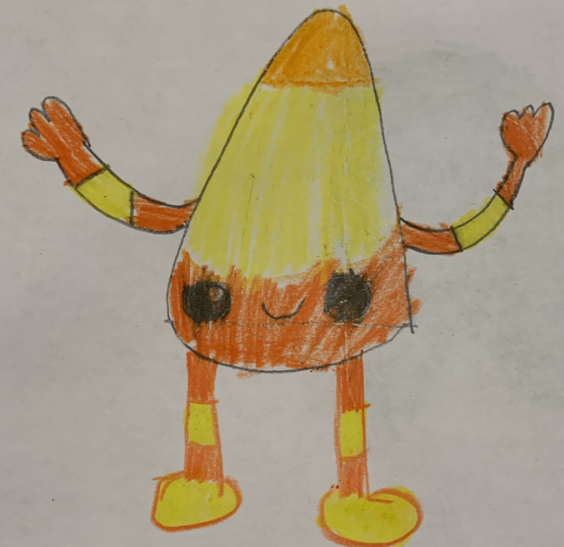
#> input picture samples/candy.png, 564 x 547 px
$ python -i segment.py   (imports and definitions only)
#> lines starting #> are read from the running program, lines starting #| are printed output that depends on the picture; after the words box and inside, x2 and y2 are one past the last pixel; in counts of white or black regions, pixels touching at a corner belong together
"""Find the drawn character in a photo and cut it out.

The flood-fill segmentation follows Meta's AnimatedDrawings (MIT): adaptive
threshold, close the strokes, flood the background in from the crop border, and
keep the largest enclosed region. AnimatedDrawings needs a trained detector to
find the character first; here a cheap two-step crop replaces it (find the
sheet of paper, then the cluster of ink on it), so no model is required.
"""
from __future__ import annotations

from pathlib import Path

import cv2
import numpy as np
from PIL import Image, ImageOps

MAX_SIDE = 1024


def load_image(src: str | Path | np.ndarray | Image.Image, max_side: int = MAX_SIDE) -> np.ndarray:
    """Load as RGB uint8, honouring EXIF orientation (phone photos) and flattening alpha onto white."""
    if isinstance(src, np.ndarray):
        img = src
        if img.ndim == 2:
            img = np.stack([img] * 3, axis=-1)
    else:
        im = src if isinstance(src, Image.Image) else Image.open(src)
        im = ImageOps.exif_transpose(im)
        if im.mode in ("RGBA", "LA", "P"):
            im = im.convert("RGBA")
        img = np.asarray(im)
    if img.shape[2] == 4:
        alpha = img[..., 3:4].astype(np.float32) / 255.0
        img = (img[..., :3].astype(np.float32) * alpha + 255.0 * (1.0 - alpha)).astype(np.uint8)
    img = np.ascontiguousarray(img[..., :3])
    h, w = img.shape[:2]
    scale = max_side / max(h, w)
    if scale < 1.0:
        img = cv2.resize(img, (round(w * scale), round(h * scale)), interpolation=cv2.INTER_AREA)
    return img


def _ink(gray: np.ndarray) -> np.ndarray:
    """Binary map of pen strokes (255 = ink). Window scales with image size."""
    block = max(15, (min(gray.shape) // 8) | 1)
    th = cv2.adaptiveThreshold(gray, 255, cv2.ADAPTIVE_THRESH_MEAN_C, cv2.THRESH_BINARY, block, 8)
    return cv2.bitwise_not(th)


def find_paper(img: np.ndarray) -> tuple[int, int, int, int] | None:
    """Bounding box (x0, y0, x1, y1) of the sheet of paper, shrunk so its edges are excluded.

    Returns None when the paper fills the frame or no clear sheet is found.
    """
    h, w = img.shape[:2]
    gray = cv2.GaussianBlur(cv2.cvtColor(img, cv2.COLOR_RGB2GRAY), (5, 5), 0)
    _, bright = cv2.threshold(gray, 0, 255, cv2.THRESH_BINARY + cv2.THRESH_OTSU)
    bright = cv2.morphologyEx(bright, cv2.MORPH_CLOSE, np.ones((15, 15), np.uint8))
    contours, _ = cv2.findContours(bright, cv2.RETR_EXTERNAL, cv2.CHAIN_APPROX_SIMPLE)
    if not contours:
        return None
    c = max(contours, key=cv2.contourArea)
    area = cv2.contourArea(c)
    if not (0.15 * h * w < area < 0.92 * h * w):
        return None
    hull = cv2.convexHull(c)
    if area / max(cv2.contourArea(hull), 1.0) < 0.85:  # not a clean sheet
        return None
    x, y, bw, bh = cv2.boundingRect(hull)
    m = int(0.03 * max(bw, bh))
    return x + m, y + m, x + bw - m, y + bh - m


def find_character_box(img: np.ndarray) -> tuple[int, int, int, int]:
    """Bounding box of the main cluster of ink, ignoring anything touching the frame edge."""
    h, w = img.shape[:2]
    gray = cv2.cvtColor(img, cv2.COLOR_RGB2GRAY)
    ink = _ink(gray)
    ink = cv2.morphologyEx(ink, cv2.MORPH_OPEN, np.ones((2, 2), np.uint8))
    n, labels, stats, _ = cv2.connectedComponentsWithStats(ink, 8)
    keep = np.zeros_like(ink)
    min_area = 0.0005 * h * w
    for i in range(1, n):
        x, y, bw, bh, a = stats[i]
        if a < min_area:
            continue
        if x <= 1 or y <= 1 or x + bw >= w - 1 or y + bh >= h - 1:
            continue  # table edges, fingers, paper borders
        keep[labels == i] = 255
    if not keep.any():
        return 0, 0, w, h
    # Merge nearby strokes (eyes, buttons, detached hands) into one cluster.
    k = max(5, int(0.04 * max(h, w)))
    grouped = cv2.dilate(keep, np.ones((k, k), np.uint8))
    n, labels, stats, _ = cv2.connectedComponentsWithStats(grouped, 8)
    best = 1 + int(np.argmax(stats[1:, cv2.CC_STAT_AREA]))
    ys, xs = np.nonzero((labels == best) & (keep > 0))
    pad = int(0.06 * max(xs.max() - xs.min(), ys.max() - ys.min())) + 4
    return (max(0, xs.min() - pad), max(0, ys.min() - pad),
            min(w, xs.max() + pad + 1), min(h, ys.max() + pad + 1))


def segment_crop(crop: np.ndarray) -> np.ndarray:
    """Character mask (uint8 0/255) for a crop that contains one drawing on paper."""
    gray = np.min(crop, axis=2)  # min channel keeps light-coloured marker strokes
    ink = _ink(gray)
    kernel = np.ones((3, 3), np.uint8)
    ink = cv2.morphologyEx(ink, cv2.MORPH_CLOSE, kernel, iterations=2)
    ink = cv2.morphologyEx(ink, cv2.MORPH_DILATE, kernel, iterations=2)

    h, w = ink.shape
    barrier = np.zeros((h + 2, w + 2), np.uint8)
    barrier[1:-1, 1:-1] = ink
    filled = np.full((h, w), 255, np.uint8)
    step = 10
    for x in range(0, w, step):
        cv2.floodFill(filled, barrier, (x, 0), 0)
        cv2.floodFill(filled, barrier, (x, h - 1), 0)
    for y in range(0, h, step):
        cv2.floodFill(filled, barrier, (0, y), 0)
        cv2.floodFill(filled, barrier, (w - 1, y), 0)
    filled[0, :] = filled[-1, :] = 0
    filled[:, 0] = filled[:, -1] = 0

    contours, _ = cv2.findContours(filled, cv2.RETR_EXTERNAL, cv2.CHAIN_APPROX_NONE)
    mask = np.zeros((h, w), np.uint8)
    if contours:
        cv2.drawContours(mask, [max(contours, key=cv2.contourArea)], -1, 255, thickness=cv2.FILLED)
    return mask


def whiten(crop: np.ndarray, mask: np.ndarray) -> np.ndarray:
    """Make the paper inside the character read as white and lift faded colours."""
    bg = cv2.dilate(mask, np.ones((9, 9), np.uint8)) == 0
    paper = np.median(crop[bg], axis=0) if bg.sum() > 50 else np.percentile(crop.reshape(-1, 3), 90, axis=0)
    gain = 245.0 / np.maximum(paper.astype(np.float32), 1.0)
    out = np.clip(crop.astype(np.float32) * gain, 0, 255).astype(np.uint8)
    hsv = cv2.cvtColor(out, cv2.COLOR_RGB2HSV).astype(np.float32)
    hsv[..., 1] = np.clip(hsv[..., 1] * 1.25, 0, 255)
    return cv2.cvtColor(hsv.astype(np.uint8), cv2.COLOR_HSV2RGB)


def extract_character(src, max_side: int = MAX_SIDE, already_cropped: bool = False):
    """Photo -> (rgb crop, mask). The crop is the region the character was found in."""
    img = load_image(src, max_side)
    if already_cropped:
        crop = img
    else:
        x0, y0, x1, y1 = find_paper(img) or (0, 0, img.shape[1], img.shape[0])
        page = img[y0:y1, x0:x1]
        cx0, cy0, cx1, cy1 = find_character_box(page)
        crop = page[cy0:cy1, cx0:cx1]
    mask = segment_crop(crop)
    return crop, mask

>>> import cv2
>>> picture = cv2.cvtColor(cv2.imread('../samples/candy.png'), cv2.COLOR_BGR2RGB)
>>> result = extract_character(picture)
#> in find_paper, `_, bright = cv2.threshold(gray, 0, 255, cv2.THRESH_BINARY + cv2.THRESH..`: bright: shape (547, 564); 84.6% white; 8 black regions (6 under 20 px), largest, box (x1, y1, x2, y2) and area: (21, 9, 555, 532) 46377, (319, 489, 422, 547) 1230
#> in find_paper, `bright = cv2.morphologyEx(bright, cv2.MORPH_CLOSE, np.ones((15, 15), n..`:
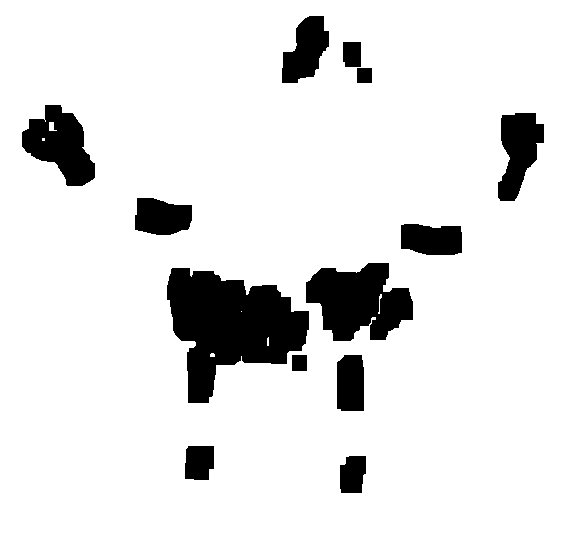
#> bright: shape (547, 564); 89.5% white; 13 black regions, largest, box (x1, y1, x2, y2) and area: (167, 268, 309, 403) 11193, (306, 263, 413, 341) 5679, (22, 105, 95, 186) 3448
#> in find_paper, `contours, _ = cv2.findContours(bright, cv2.RETR_EXTERNAL, cv2.CHAIN_AP..`: contours = [[[0, 0], [0, 546], [563, 546], [563, 0]]]
#> in find_paper, `c = max(contours, key=cv2.contourArea)`: c = [[0, 0], [0, 546], [563, 546], [563, 0]]
#> in find_paper, `area = cv2.contourArea(c)`: area = 307398
#> in extract_character, `x0, y0, x1, y1 = find_paper(img) or (0, 0, img.shape[1], img.shape[0])`: x0 = 0; x1 = 564; y1 = 547
#> in _ink, `th = cv2.adaptiveThreshold(gray, 255, cv2.ADAPTIVE_THRESH_MEAN_C, cv2...`: th: shape (547, 564); 87.6% white; 280 black regions (272 under 20 px), largest, box (x1, y1, x2, y2) and area: (21, 5, 555, 547) 37009, (433, 51, 459, 63) 122, (248, 289, 261, 305) 75
#> in find_character_box, `ink = cv2.morphologyEx(ink, cv2.MORPH_OPEN, np.ones((2, 2), np.uint8))`: ink: shape (547, 564); 12% white; 100 white regions (84 under 20 px), largest, box (x1, y1, x2, y2) and area: (22, 6, 556, 547) 32337, (325, 260, 389, 352) 2592, (260, 274, 321, 327) 729
#> in find_character_box, `n, labels, stats, _ = cv2.connectedComponentsWithStats(ink, 8)`:
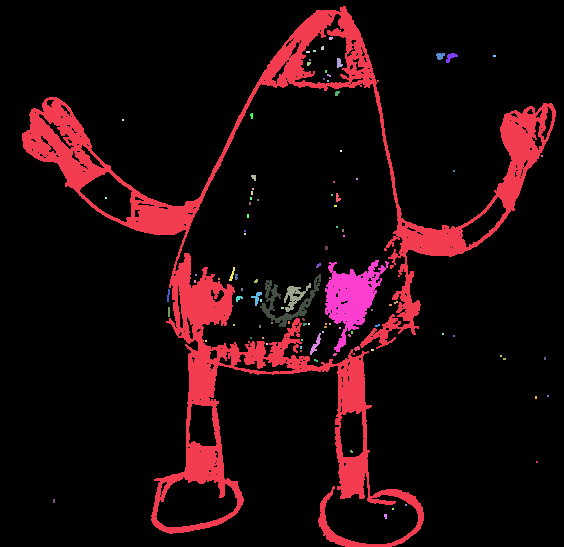
#> labels: shape (547, 564) int32; 101 distinct labels, from 0 to 100; one colour per label, 0 black
#> in find_character_box, `n, labels, stats, _ = cv2.connectedComponentsWithStats(ink, 8)`: n = 101; stats = 101 rows, first 6: [0, 0, 564, 547, 271567], [22, 6, 534, 541, 32337], [329, 37, 4, 3, 11], [321, 46, 3, 4, 11], [306, 51, 4, 2, 8], [313, 50, 3, 2, 6]
#> the loop in find_character_box, `for i in range(1, n):` made 100 passes
#> (x, y, bw, bh, a) on passes 1 to 12: (22, 6, 534, 541, 32337), (329, 37, 4, 3, 11), (321, 46, 3, 4, 11), (306, 51, 4, 2, 8), (313, 50, 3, 2, 6), (436, 53, 9, 7, 46), (446, 53, 12, 10, 60), (493, 55, 3, 2, 6), (309, 59, 2, 2, 4), (337, 58, 6, 10, 42), (307, 62, 4, 4, 13), (325, 70, 2, 3, 6)
#> after the loop in find_character_box, `for i in range(1, n):`: keep: shape (547, 564); 1.2% white; 3 white regions, box (x1, y1, x2, y2) and area: (325, 260, 389, 352) 2592, (260, 274, 321, 327) 729, (284, 283, 311, 312) 287
#> in find_character_box, `grouped = cv2.dilate(keep, np.ones((k, k), np.uint8))`:
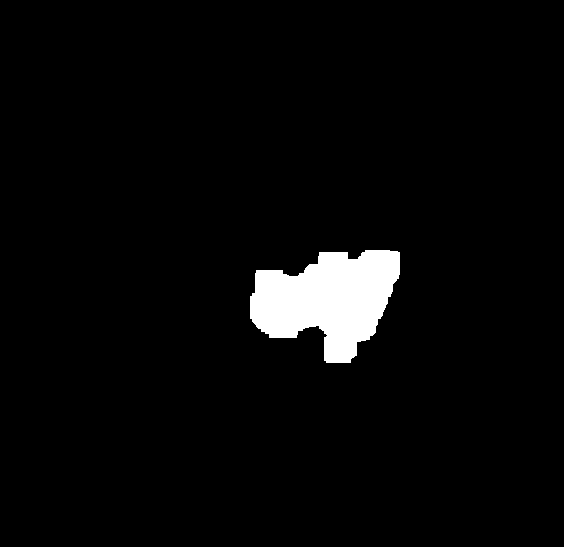
#> grouped: shape (547, 564); 3.6% white; 1 white region, box (x1, y1, x2, y2) and area: (250, 250, 400, 363) 10966
#> in find_character_box, `n, labels, stats, _ = cv2.connectedComponentsWithStats(grouped, 8)`: n = 2; stats = [[0, 0, 564, 547, 297542], [250, 250, 150, 113, 10966]]
#> in find_character_box, `best = 1 + int(np.argmax(stats[1:, cv2.CC_STAT_AREA]))`: best = 1
#> in find_character_box, `ys, xs = np.nonzero((labels == best) & (keep > 0))`: ys = 3608 values from 260 to 351; xs = 3608 values, max 388 at index 24, min 260 at index 2390, mean 333.2
#> in find_character_box, `pad = int(0.06 * max(xs.max() - xs.min(), ys.max() - ys.min())) + 4`: pad = 11
#> in extract_character, `cx0, cy0, cx1, cy1 = find_character_box(page)`: cx0 = 249; cx1 = 400; cy1 = 363
#> in extract_character, `crop = page[cy0:cy1, cx0:cx1]`:
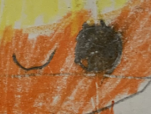
#> crop: shape (114, 151, 3); mean R, G, B 160.1, 114.5, 69.9
#> in segment_crop, `gray = np.min(crop, axis=2)`:
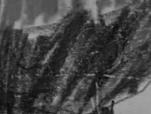
#> gray: shape (114, 151); min 10, max 166, mean 69.9
#> in _ink (call 2), `th = cv2.adaptiveThreshold(gray, 255, cv2.ADAPTIVE_THRESH_MEAN_C, cv2...`: th: shape (114, 151); 63.5% white; 139 black regions (101 under 20 px), largest, box (x1, y1, x2, y2) and area: (52, 53, 128, 114) 948, (98, 64, 151, 114) 700, (6, 84, 57, 114) 581
#> in segment_crop, `ink = cv2.morphologyEx(ink, cv2.MORPH_CLOSE, kernel, iterations=2)`: ink: shape (114, 151); 60.1% white; 51 black regions, largest, box (x1, y1, x2, y2) and area: (52, 28, 88, 106) 680, (113, 85, 151, 114) 675, (8, 0, 29, 30) 429
#> in segment_crop, `ink = cv2.morphologyEx(ink, cv2.MORPH_DILATE, kernel, iterations=2)`: ink: shape (114, 151); 87.6% white; 94 black regions (73 under 20 px), largest, box (x1, y1, x2, y2) and area: (115, 87, 151, 114) 543, (31, 0, 51, 10) 148, (50, 0, 71, 23) 144
#> in segment_crop, `barrier[1:-1, 1:-1] = ink`: barrier: shape (116, 153); 85% white; 75 black regions (61 under 20 px), largest, box (x1, y1, x2, y2) and area: (0, 0, 153, 116) 1817, (31, 32, 53, 45) 66, (103, 45, 114, 59) 59
#> after the loop in segment_crop, `for x in range(0, w, step):`: filled: shape (114, 151); 94.4% white; 6 black regions (2 under 20 px), largest, box (x1, y1, x2, y2) and area: (115, 87, 151, 114) 543, (31, 0, 51, 10) 148, (50, 0, 71, 23) 144, (81, 0, 96, 19) 113
#> after the loop in segment_crop, `for y in range(0, h, step):`:
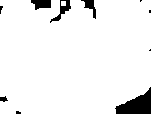
#> filled: shape (114, 151); 94.1% white; 10 black regions (5 under 20 px), largest, box (x1, y1, x2, y2) and area: (115, 87, 151, 114) 543, (31, 0, 51, 10) 148, (50, 0, 71, 23) 144, (81, 0, 96, 19) 113, (0, 96, 8, 102) 31
#> in segment_crop, `filled[:, 0] = filled[:, -1] = 0`: filled: shape (114, 151); 91.8% white; 1 black region
#> in segment_crop, `contours, _ = cv2.findContours(filled, cv2.RETR_EXTERNAL, cv2.CHAIN_AP..`: contours = 2 contours, 1 with area under 20; largest, box (x1, y1, x2, y2) and area: (1, 1, 150, 113) 15468
#> in segment_crop, `cv2.drawContours(mask, [max(contours, key=cv2.contourArea)], -1, 255, ..`:
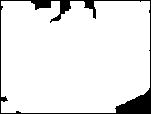
#> mask: shape (114, 151); 91.6% white; 1 black region, box (x1, y1, x2, y2) and area: (0, 0, 151, 114) 1441
